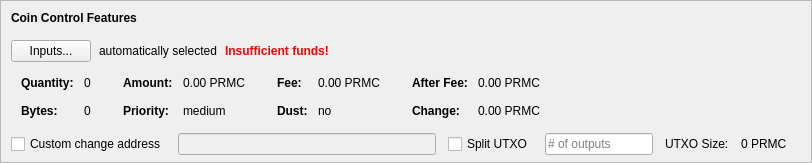
    <widget class="QFrame" name="frameCoinControl">
     <property name="sizePolicy">
      <sizepolicy hsizetype="Expanding" vsizetype="Expanding">
       <horstretch>0</horstretch>
       <verstretch>0</verstretch>
      </sizepolicy>
     </property>
     <property name="maximumSize">
      <size>
       <width>16777215</width>
       <height>16777215</height>
      </size>
     </property>
     <property name="frameShape">
      <enum>QFrame::StyledPanel</enum>
     </property>
     <property name="frameShadow">
      <enum>QFrame::Sunken</enum>
     </property>
     <layout class="QVBoxLayout" name="verticalLayoutCoinControl2">
      <property name="spacing">
       <number>0</number>
      </property>
      <property name="leftMargin">
       <number>0</number>
      </property>
      <property name="topMargin">
       <number>0</number>
      </property>
      <property name="rightMargin">
       <number>0</number>
      </property>
      <property name="bottomMargin">
       <number>6</number>
      </property>
      <item>
       <layout class="QVBoxLayout" name="verticalLayoutCoinControl" stretch="0,0,0,0,1">
        <property name="spacing">
         <number>0</number>
        </property>
        <property name="leftMargin">
         <number>10</number>
        </property>
        <property name="topMargin">
         <number>10</number>
        </property>
        <item>
         <layout class="QHBoxLayout" name="horizontalLayoutCoinControl1">
          <property name="bottomMargin">
           <number>15</number>
          </property>
          <item>
           <widget class="QLabel" name="labelCoinControlFeatures">
            <property name="sizePolicy">
             <sizepolicy hsizetype="Preferred" vsizetype="Maximum">
              <horstretch>0</horstretch>
              <verstretch>0</verstretch>
             </sizepolicy>
            </property>
            <property name="font">
             <font>
              <weight>75</weight>
              <bold>true</bold>
             </font>
            </property>
            <property name="styleSheet">
             <string notr="true">font-weight:bold;</string>
            </property>
            <property name="text">
             <string>Coin Control Features</string>
            </property>
           </widget>
          </item>
         </layout>
        </item>
        <item>
         <layout class="QHBoxLayout" name="horizontalLayoutCoinControl2" stretch="0,0,0,0">
          <property name="spacing">
           <number>8</number>
          </property>
          <property name="bottomMargin">
           <number>10</number>
          </property>
          <item>
           <widget class="QPushButton" name="pushButtonCoinControl">
            <property name="styleSheet">
             <string notr="true"/>
            </property>
            <property name="text">
             <string>Inputs...</string>
            </property>
            <property name="autoDefault">
             <bool>false</bool>
            </property>
           </widget>
          </item>
          <item>
           <widget class="QLabel" name="labelCoinControlAutomaticallySelected">
            <property name="text">
             <string>automatically selected</string>
            </property>
            <property name="margin">
             <number>5</number>
            </property>
           </widget>
          </item>
          <item>
           <widget class="QLabel" name="labelCoinControlInsuffFunds">
            <property name="font">
             <font>
              <weight>75</weight>
              <bold>true</bold>
             </font>
            </property>
            <property name="styleSheet">
             <string notr="true">color:red;font-weight:bold;</string>
            </property>
            <property name="text">
             <string>Insufficient funds!</string>
            </property>
            <property name="margin">
             <number>5</number>
            </property>
           </widget>
          </item>
          <item>
           <spacer name="horizontalSpacerCoinControl">
            <property name="orientation">
             <enum>Qt::Horizontal</enum>
            </property>
            <property name="sizeHint" stdset="0">
             <size>
              <width>40</width>
              <height>1</height>
             </size>
            </property>
           </spacer>
          </item>
         </layout>
        </item>
        <item>
         <widget class="QWidget" name="widgetCoinControl" native="true">
          <property name="sizePolicy">
           <sizepolicy hsizetype="Preferred" vsizetype="Preferred">
            <horstretch>0</horstretch>
            <verstretch>0</verstretch>
           </sizepolicy>
          </property>
          <property name="minimumSize">
           <size>
            <width>0</width>
            <height>0</height>
           </size>
          </property>
          <property name="styleSheet">
           <string notr="true"/>
          </property>
          <layout class="QHBoxLayout" name="horizontalLayoutCoinControl5">
           <property name="leftMargin">
            <number>0</number>
           </property>
           <property name="topMargin">
            <number>0</number>
           </property>
           <property name="rightMargin">
            <number>0</number>
           </property>
           <property name="bottomMargin">
            <number>0</number>
           </property>
           <item>
            <layout class="QHBoxLayout" name="horizontalLayoutCoinControl3" stretch="0,0,0,1">
             <property name="spacing">
              <number>20</number>
             </property>
             <property name="topMargin">
              <number>0</number>
             </property>
             <property name="bottomMargin">
              <number>10</number>
             </property>
             <item>
              <layout class="QFormLayout" name="formLayoutCoinControl1">
               <property name="horizontalSpacing">
                <number>10</number>
               </property>
               <property name="verticalSpacing">
                <number>14</number>
               </property>
               <property name="leftMargin">
                <number>10</number>
               </property>
               <property name="topMargin">
                <number>4</number>
               </property>
               <property name="rightMargin">
                <number>6</number>
               </property>
               <item row="0" column="0">
                <widget class="QLabel" name="labelCoinControlQuantityText">
                 <property name="font">
                  <font>
                   <weight>75</weight>
                   <bold>true</bold>
                  </font>
                 </property>
                 <property name="text">
                  <string>Quantity:</string>
                 </property>
                 <property name="margin">
                  <number>0</number>
                 </property>
                </widget>
               </item>
               <item row="0" column="1">
                <widget class="QLabel" name="labelCoinControlQuantity">
                 <property name="cursor">
                  <cursorShape>IBeamCursor</cursorShape>
                 </property>
                 <property name="contextMenuPolicy">
                  <enum>Qt::ActionsContextMenu</enum>
                 </property>
                 <property name="text">
                  <string notr="true">0</string>
                 </property>
                 <property name="margin">
                  <number>0</number>
                 </property>
                 <property name="textInteractionFlags">
                  <set>Qt::LinksAccessibleByMouse|Qt::TextSelectableByKeyboard|Qt::TextSelectableByMouse</set>
                 </property>
                </widget>
               </item>
               <item row="1" column="0">
                <widget class="QLabel" name="labelCoinControlBytesText">
                 <property name="font">
                  <font>
                   <weight>75</weight>
                   <bold>true</bold>
                  </font>
                 </property>
                 <property name="text">
                  <string>Bytes:</string>
                 </property>
                </widget>
               </item>
               <item row="1" column="1">
                <widget class="QLabel" name="labelCoinControlBytes">
                 <property name="cursor">
                  <cursorShape>IBeamCursor</cursorShape>
                 </property>
                 <property name="contextMenuPolicy">
                  <enum>Qt::ActionsContextMenu</enum>
                 </property>
                 <property name="text">
                  <string notr="true">0</string>
                 </property>
                 <property name="textInteractionFlags">
                  <set>Qt::LinksAccessibleByMouse|Qt::TextSelectableByKeyboard|Qt::TextSelectableByMouse</set>
                 </property>
                </widget>
               </item>
              </layout>
             </item>
             <item>
              <layout class="QFormLayout" name="formLayoutCoinControl2">
               <property name="horizontalSpacing">
                <number>10</number>
               </property>
               <property name="verticalSpacing">
                <number>14</number>
               </property>
               <property name="leftMargin">
                <number>6</number>
               </property>
               <property name="topMargin">
                <number>4</number>
               </property>
               <property name="rightMargin">
                <number>6</number>
               </property>
               <item row="0" column="0">
                <widget class="QLabel" name="labelCoinControlAmountText">
                 <property name="font">
                  <font>
                   <weight>75</weight>
                   <bold>true</bold>
                  </font>
                 </property>
                 <property name="text">
                  <string>Amount:</string>
                 </property>
                 <property name="margin">
                  <number>0</number>
                 </property>
                </widget>
               </item>
               <item row="0" column="1">
                <widget class="QLabel" name="labelCoinControlAmount">
                 <property name="cursor">
                  <cursorShape>IBeamCursor</cursorShape>
                 </property>
                 <property name="contextMenuPolicy">
                  <enum>Qt::ActionsContextMenu</enum>
                 </property>
                 <property name="text">
                  <string notr="true">0.00 PRMC</string>
                 </property>
                 <property name="textInteractionFlags">
                  <set>Qt::LinksAccessibleByMouse|Qt::TextSelectableByKeyboard|Qt::TextSelectableByMouse</set>
                 </property>
                </widget>
               </item>
               <item row="1" column="0">
                <widget class="QLabel" name="labelCoinControlPriorityText">
                 <property name="font">
                  <font>
                   <weight>75</weight>
                   <bold>true</bold>
                  </font>
                 </property>
                 <property name="text">
                  <string>Priority:</string>
                 </property>
                </widget>
               </item>
               <item row="1" column="1">
                <widget class="QLabel" name="labelCoinControlPriority">
                 <property name="cursor">
                  <cursorShape>IBeamCursor</cursorShape>
                 </property>
                 <property name="contextMenuPolicy">
                  <enum>Qt::ActionsContextMenu</enum>
                 </property>
                 <property name="text">
                  <string>medium</string>
                 </property>
                 <property name="textInteractionFlags">
                  <set>Qt::LinksAccessibleByMouse|Qt::TextSelectableByKeyboard|Qt::TextSelectableByMouse</set>
                 </property>
                </widget>
               </item>
              </layout>
             </item>
             <item>
              <layout class="QFormLayout" name="formLayoutCoinControl3">
               <property name="horizontalSpacing">
                <number>10</number>
               </property>
               <property name="verticalSpacing">
                <number>14</number>
               </property>
               <property name="leftMargin">
                <number>6</number>
               </property>
               <property name="topMargin">
                <number>4</number>
               </property>
               <property name="rightMargin">
                <number>6</number>
               </property>
               <item row="0" column="0">
                <widget class="QLabel" name="labelCoinControlFeeText">
                 <property name="font">
                  <font>
                   <weight>75</weight>
                   <bold>true</bold>
                  </font>
                 </property>
                 <property name="text">
                  <string>Fee:</string>
                 </property>
                 <property name="margin">
                  <number>0</number>
                 </property>
                </widget>
               </item>
               <item row="0" column="1">
                <widget class="QLabel" name="labelCoinControlFee">
                 <property name="cursor">
                  <cursorShape>IBeamCursor</cursorShape>
                 </property>
                 <property name="contextMenuPolicy">
                  <enum>Qt::ActionsContextMenu</enum>
                 </property>
                 <property name="text">
                  <string notr="true">0.00 PRMC</string>
                 </property>
                 <property name="textInteractionFlags">
                  <set>Qt::LinksAccessibleByMouse|Qt::TextSelectableByKeyboard|Qt::TextSelectableByMouse</set>
                 </property>
                </widget>
               </item>
               <item row="1" column="0">
                <widget class="QLabel" name="labelCoinControlLowOutputText">
                 <property name="font">
                  <font>
                   <weight>75</weight>
                   <bold>true</bold>
                  </font>
                 </property>
                 <property name="text">
                  <string>Dust:</string>
                 </property>
                </widget>
               </item>
               <item row="1" column="1">
                <widget class="QLabel" name="labelCoinControlLowOutput">
                 <property name="cursor">
                  <cursorShape>IBeamCursor</cursorShape>
                 </property>
                 <property name="contextMenuPolicy">
                  <enum>Qt::ActionsContextMenu</enum>
                 </property>
                 <property name="text">
                  <string>no</string>
                 </property>
                 <property name="textInteractionFlags">
                  <set>Qt::LinksAccessibleByMouse|Qt::TextSelectableByKeyboard|Qt::TextSelectableByMouse</set>
                 </property>
                </widget>
               </item>
              </layout>
             </item>
             <item>
              <layout class="QFormLayout" name="formLayoutCoinControl4">
               <property name="horizontalSpacing">
                <number>10</number>
               </property>
               <property name="verticalSpacing">
                <number>14</number>
               </property>
               <property name="leftMargin">
                <number>6</number>
               </property>
               <property name="topMargin">
                <number>4</number>
               </property>
               <property name="rightMargin">
                <number>6</number>
               </property>
               <item row="0" column="0">
                <widget class="QLabel" name="labelCoinControlAfterFeeText">
                 <property name="font">
                  <font>
                   <weight>75</weight>
                   <bold>true</bold>
                  </font>
                 </property>
                 <property name="text">
                  <string>After Fee:</string>
                 </property>
                 <property name="margin">
                  <number>0</number>
                 </property>
                </widget>
               </item>
               <item row="0" column="1">
                <widget class="QLabel" name="labelCoinControlAfterFee">
                 <property name="cursor">
                  <cursorShape>IBeamCursor</cursorShape>
                 </property>
                 <property name="contextMenuPolicy">
                  <enum>Qt::ActionsContextMenu</enum>
                 </property>
                 <property name="text">
                  <string notr="true">0.00 PRMC</string>
                 </property>
                 <property name="textInteractionFlags">
                  <set>Qt::LinksAccessibleByMouse|Qt::TextSelectableByKeyboard|Qt::TextSelectableByMouse</set>
                 </property>
                </widget>
               </item>
               <item row="1" column="0">
                <widget class="QLabel" name="labelCoinControlChangeText">
                 <property name="font">
                  <font>
                   <weight>75</weight>
                   <bold>true</bold>
                  </font>
                 </property>
                 <property name="text">
                  <string>Change:</string>
                 </property>
                </widget>
               </item>
               <item row="1" column="1">
                <widget class="QLabel" name="labelCoinControlChange">
                 <property name="cursor">
                  <cursorShape>IBeamCursor</cursorShape>
                 </property>
                 <property name="contextMenuPolicy">
                  <enum>Qt::ActionsContextMenu</enum>
                 </property>
                 <property name="text">
                  <string notr="true">0.00 PRMC</string>
                 </property>
                 <property name="textInteractionFlags">
                  <set>Qt::LinksAccessibleByMouse|Qt::TextSelectableByKeyboard|Qt::TextSelectableByMouse</set>
                 </property>
                </widget>
               </item>
              </layout>
             </item>
            </layout>
           </item>
          </layout>
         </widget>
        </item>
        <item>
         <layout class="QHBoxLayout" name="horizontalLayoutCoinControl4" stretch="0,0,0,0,0,0,0">
          <property name="spacing">
           <number>12</number>
          </property>
          <property name="sizeConstraint">
           <enum>QLayout::SetDefaultConstraint</enum>
          </property>
          <property name="topMargin">
           <number>5</number>
          </property>
          <property name="rightMargin">
           <number>5</number>
          </property>
          <item>
           <widget class="QCheckBox" name="checkBoxCoinControlChange">
            <property name="toolTip">
             <string>If this is activated, but the change address is empty or invalid, change will be sent to a newly generated address.</string>
            </property>
            <property name="text">
             <string>Custom change address</string>
            </property>
           </widget>
          </item>
          <item>
           <widget class="QValidatedLineEdit" name="lineEditCoinControlChange">
            <property name="enabled">
             <bool>false</bool>
            </property>
            <property name="sizePolicy">
             <sizepolicy hsizetype="Expanding" vsizetype="Fixed">
              <horstretch>0</horstretch>
              <verstretch>0</verstretch>
             </sizepolicy>
            </property>
           </widget>
          </item>
          <item>
           <widget class="QCheckBox" name="splitBlockCheckBox">
            <property name="text">
             <string>Split UTXO</string>
            </property>
           </widget>
          </item>
          <item>
           <widget class="QLineEdit" name="splitBlockLineEdit">
            <property name="sizePolicy">
             <sizepolicy hsizetype="Fixed" vsizetype="Fixed">
              <horstretch>50</horstretch>
              <verstretch>0</verstretch>
             </sizepolicy>
            </property>
            <property name="placeholderText">
             <string># of outputs</string>
            </property>
           </widget>
          </item>
          <item>
           <widget class="QLabel" name="labelBlockSizeText">
            <property name="text">
             <string>UTXO Size:</string>
            </property>
           </widget>
          </item>
          <item>
           <widget class="QLabel" name="labelBlockSize">
            <property name="text">
             <string>0 PRMC</string>
            </property>
           </widget>
          </item>
          <item>
           <widget class="QLabel" name="labelCoinControlChangeLabel">
            <property name="sizePolicy">
             <sizepolicy hsizetype="Preferred" vsizetype="Expanding">
              <horstretch>0</horstretch>
              <verstretch>0</verstretch>
             </sizepolicy>
            </property>
            <property name="minimumSize">
             <size>
              <width>0</width>
              <height>0</height>
             </size>
            </property>
            <property name="text">
             <string/>
            </property>
            <property name="margin">
             <number>3</number>
            </property>
           </widget>
          </item>
         </layout>
        </item>
        <item>
         <spacer name="verticalSpacerCoinControl">
          <property name="orientation">
           <enum>Qt::Vertical</enum>
          </property>
          <property name="sizeHint" stdset="0">
           <size>
            <width>800</width>
            <height>1</height>
           </size>
          </property>
         </spacer>
        </item>
       </layout>
      </item>
     </layout>
    </widget>
